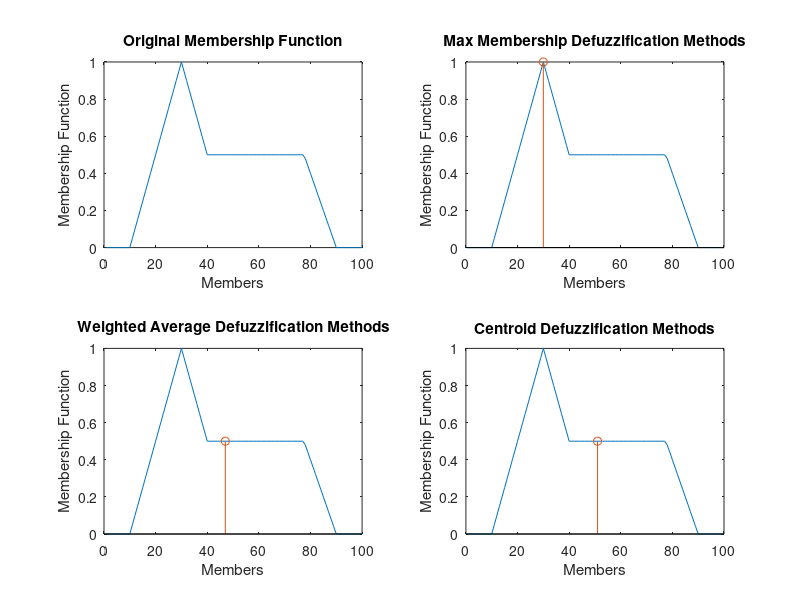

MATLAB code to generate this figure:
clc;
close all;
clear all;

%input membership function
x = 1:100;
a1 = 10;
b1 = 30;
c1 = 50;
y1 = max(min((x - a1)/(b1 - a1), (c1 - x)/(c1 - b1)), 0);
a2 = 10;
b2 = 35;
c2 = 65;
d2 = 90;
y2 = max(min(min((x - a2)/(b2 - a2), 0.5), (d2 - x)/(d2 - c2)), 0);
y = max(y1, y2);
subplot(2,2,1)
plot(x, y)
xlabel('Members')
ylabel('Membership Function')
title('Original Membership Function')

%Maximum Defuzzification
imax = 1;
for i = 1:100
    if(y(imax)<y(i))
        imax = i;
    end
end
subplot(2,2,2)
plot(x, y)
hold on
stem(imax, y(imax))
hold off
xlabel('Members')
ylabel('Membership Function')
title('Max Membership Defuzzification Methods')
X = sprintf('For Max Membership Defuzzification Method, output is %d', imax);
disp(X)

%Weighted Average Defuzzification
num = 0;
dem = 0;
for i = 1:100
   num = num + i*y(i);
   dem = dem + y(i);
end
icent = num/dem;
icent = round(icent);
subplot(2,2,3)
plot(x, y)
hold on
stem(icent, y(icent))
hold off
xlabel('Members')
ylabel('Membership Function')
title('Weighted Average Defuzzification Methods')
Y = sprintf('For Weighted Average Defuzzification Method, output is %d', icent);
disp(Y)

%Centroid Defuzzification
fun1 = @(x, y) y.*x;
fun2 = @(x, y) y;
num = integral2(fun1, 1, 100, 0, 1);
dem = integral2(fun2, 1, 100, 0, 1);
icent = num/dem;
icent = round(icent);
subplot(2,2,4)
plot(x, y)
hold on
stem(icent, y(icent))
hold off
xlabel('Members')
ylabel('Membership Function')
title('Centroid Defuzzification Methods')
Z = sprintf('For Centroid Defuzzification Method, output is %d', icent);
disp(Z)